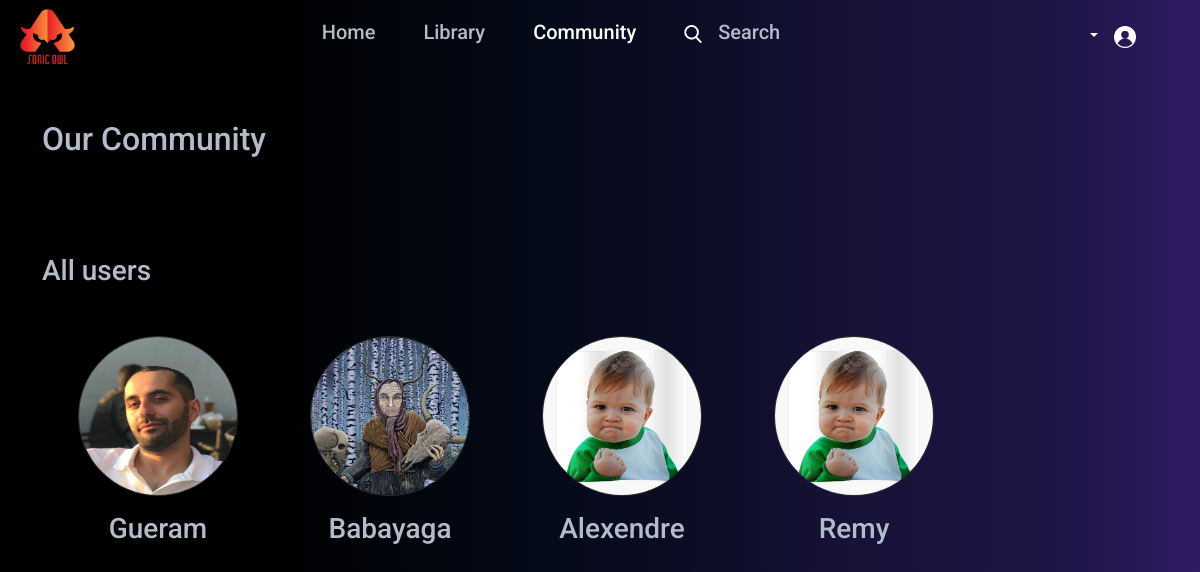
The page /community.php on the database its author committed.
### tables this page shows
CREATE TABLE `users` (
  `id` int(11) NOT NULL,
  `username` varchar(255) NOT NULL,
  `email` varchar(255) NOT NULL,
  `password` varchar(255) NOT NULL,
  `image` varchar(255) NOT NULL
);

### community.php (the view, shortened to what this page needs)
<?php
require_once("PHP/headpage.php");
require_once("PHP/user_login.php");
require_once("PHP/config.php");
$req = $dataBase->prepare("SELECT * FROM users");
$req->execute();
$users = $req->fetchAll();
?>
  <body>
    <nav class="navbar">
      <div class="container-fluid d-flex">
        <div id="homelogo" class="col col-lg-1 col-md-1 ps-2">
          <a href="index.html"><img
            id="logo"
            src="LOGO/FullLogo_Transparent_NoBuffer.png"
            alt="logo"
            height="55"
            width="55"
          /></a>
        </div>
        <div
          class="col col-lg-9 col-md-8 col-sm-10 text-center d-flex justify-content-center"
        >
          <a id="home" class="px-4" href="index.php">
            <h5 id="homebutton">Home</h5>
          </a>
          <a id="library" class="px-4" href="library.php">
            <h5>Library</h5>
          </a>
          <a id="community" class="px-4" href="community.php">
            <h5 id="communitybutton" class="text-white">Community</h5>
          </a>
          <a
            id="searchbutton"
            href="#"
            class="px-4 d-flex align-items-center justify-content-center"
          >
          <img id="searchbuttonicon" class="mb-1" src="ICON/search.png" alt="" height="18" width="18">
            <h5 id="searchbox" class="ps-3">Search</h5>
          </a>
        </div>
        <div class="col col-lg-2 col-md-3 d-flex justify-content-end">
          <div class="dropdown pe-3">
            <a class="dropdown-toggle" href="#" role="button" data-bs-toggle="dropdown" aria-expanded="false">
            </a>
          </div>
          <?php
          if(isset($_SESSION['user'])){
           echo  '<a href="userprofile.php" >
                   <img id="loggedusericon" class="mx-3" src="' . $imageURL . '" alt="userimage"/>
                  </a>';
          } else {
            echo '<a href="login.php">
                   <img id="usericon" class="me-5" src="ICON/user (1).png" alt="" height=22 width=22/>
                  </a>';
          }
          ?>
          <a href="userprofile.php">
          </a>
        </div>
      </div>
    </nav>
    <section id="main">
      <div class="container my-5">
          <h2>Our Community</h2>
        </div>
       <div class="container my-5">
        <h3>All users</h3>
      </div>
    <div class="container d-flex flex-wrap my-5">
      <?php
        foreach ($users as $user) {
          $imageUrl = 'USER_IMAGES/' . $user['image'];
          echo '
          <div class="row d-flex flex-column mx-4">
            <div class="col d-flex flex-column justify-content-center align-items-center">
              <img src="'. $imageUrl .'" alt="" height=160 width=160 style="border-radius: 50%; border: 1px solid #332d2d">
              <h3 class="my-3">'. ucfirst($user['username']) .'</h3>
            </div>
          </div>
          ';
        }
      ?>
    </div>
    </section>
  </body>
</html>

### PHP/headpage.php (shortened to what this page needs)
<!DOCTYPE html>
<html lang="en">
  <head>
    <link
      href="https://cdn.jsdelivr.net/npm/bootstrap@5.3.0-alpha1/dist/css/bootstrap.min.css"
      rel="stylesheet"
    />
    <link href='https://unpkg.com/css.gg@2.0.0/icons/css/play-button-o.css' rel='stylesheet'>
    <link href='https://unpkg.com/css.gg@2.0.0/icons/css/play-pause-o.css' rel='stylesheet'>
    <link href='https://unpkg.com/css.gg@2.0.0/icons/css/trash.css' rel='stylesheet'>
    <link rel="stylesheet" href="CSS/main.css" />
  </head>

### CSS/main.css (style rules this page uses)
body { background: rgb(0, 0, 0); background: linear-gradient( 90deg, rgba(0, 0, 0, 1) 22%, rgba(4, 10, 24, 1) 45%, rgba(14, 14, 41, 1) 61%, rgba(23, 18, 56, 1) 71%, rgba(28, 20, 65, 1) 83%, rgba(31, 21, 71, 1) 89%, rgba(47, 28, 98, 1) 100% ); font-family: "Roboto", sans-serif; color: #b4bcca; }
a { text-decoration: none; color: #fbfbfb; }
h5 { color: #b4bcca; cursor: default; }
nav.navbar { background: transparent; height: 9vh; }
#usericon { filter: brightness(0) invert(1) !important; }
#searchbuttonicon { filter: brightness(0) invert(1) !important; }

### rows shown on the page
users: image (picture), username "Gueram"
users: image (picture), username "Babayaga"
users: image (picture), username "Alexendre"
users: image (picture), username "Remy"
